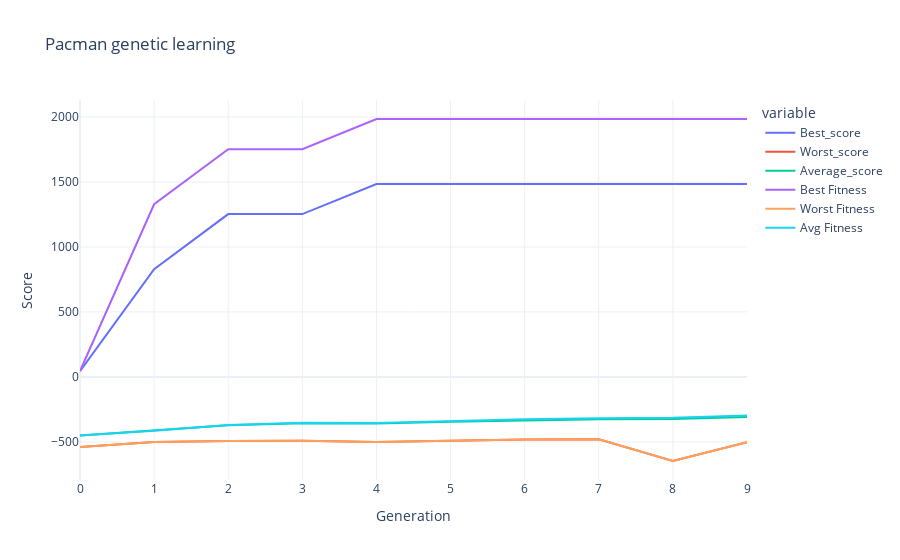

Here is the notebook cell this chart was saved with:
### Code cell
fig = px.line(results, x='Generation', y=['Best_score', 'Worst_score', 'Average_score', 'Best Fitness', 'Worst Fitness', 'Avg Fitness'], title='Pacman genetic learning',
                  labels=dict(value = 'Score'), template='plotly_white')
fig.show()

### Figure 1 — Plotly figure (JSON) as saved in the notebook; plotly's stock layout.template omitted (floating-point values rounded to 4 significant figures)
{"data": [{"hovertemplate": "variable=Best_score<br>Generation=%{x}<br>Score=%{y}<extra></extra>", "legendgroup": "Best_score", "line": {"color": "#636efa", "dash": "solid"}, "mode": "lines", "name": "Best_score", "orientation": "v", "showlegend": true, "type": "scatter", "x": [0, 1, 2, 3, 4, 5, 6, 7, 8, 9], "xaxis": "x", "y": [45, 829, 1253, 1253, 1485, 1485, 1485, 1485, 1485, 1485], "yaxis": "y"}, {"hovertemplate": "variable=Worst_score<br>Generation=%{x}<br>Score=%{y}<extra></extra>", "legendgroup": "Worst_score", "line": {"color": "#EF553B", "dash": "solid"}, "mode": "lines", "name": "Worst_score", "orientation": "v", "showlegend": true, "type": "scatter", "x": [0, 1, 2, 3, 4, 5, 6, 7, 8, 9], "xaxis": "x", "y": [-539, -501, -493, -492, -501, -491, -481, -480, -647, -502], "yaxis": "y"}, {"hovertemplate": "variable=Average_score<br>Generation=%{x}<br>Score=%{y}<extra></extra>", "legendgroup": "Average_score", "line": {"color": "#00cc96", "dash": "solid"}, "mode": "lines", "name": "Average_score", "orientation": "v", "showlegend": true, "type": "scatter", "x": [0, 1, 2, 3, 4, 5, 6, 7, 8, 9], "xaxis": "x", "y": [-450.4, -414.2, -372.5, -355.7, -357.9, -345.2, -333.7, -325.6, -323.1, -307.6], "yaxis": "y"}, {"hovertemplate": "variable=Best Fitness<br>Generation=%{x}<br>Score=%{y}<extra></extra>", "legendgroup": "Best Fitness", "line": {"color": "#ab63fa", "dash": "solid"}, "mode": "lines", "name": "Best Fitness", "orientation": "v", "showlegend": true, "type": "scatter", "x": [0, 1, 2, 3, 4, 5, 6, 7, 8, 9], "xaxis": "x", "y": [45, 1329, 1753, 1753, 1985, 1985, 1985, 1985, 1985, 1985], "yaxis": "y"}, {"hovertemplate": "variable=Worst Fitness<br>Generation=%{x}<br>Score=%{y}<extra></extra>", "legendgroup": "Worst Fitness", "line": {"color": "#FFA15A", "dash": "solid"}, "mode": "lines", "name": "Worst Fitness", "orientation": "v", "showlegend": true, "type": "scatter", "x": [0, 1, 2, 3, 4, 5, 6, 7, 8, 9], "xaxis": "x", "y": [-539, -501, -493, -492, -501, -491, -481, -480, -647, -502], "yaxis": "y"}, {"hovertemplate": "variable=Avg Fitness<br>Generation=%{x}<br>Score=%{y}<extra></extra>", "legendgroup": "Avg Fitness", "line": {"color": "#19d3f3", "dash": "solid"}, "mode": "lines", "name": "Avg Fitness", "orientation": "v", "showlegend": true, "type": "scatter", "x": [0, 1, 2, 3, 4, 5, 6, 7, 8, 9], "xaxis": "x", "y": [-450.4, -413.7, -370.5, -352.7, -353.9, -339.7, -326.2, -317.6, -314.1, -297.1], "yaxis": "y"}], "layout": {"legend": {"title": {"text": "variable"}, "tracegroupgap": 0}, "title": {"text": "Pacman genetic learning"}, "xaxis": {"anchor": "y", "domain": [0, 1], "title": {"text": "Generation"}}, "yaxis": {"anchor": "x", "domain": [0, 1], "title": {"text": "Score"}}}}
